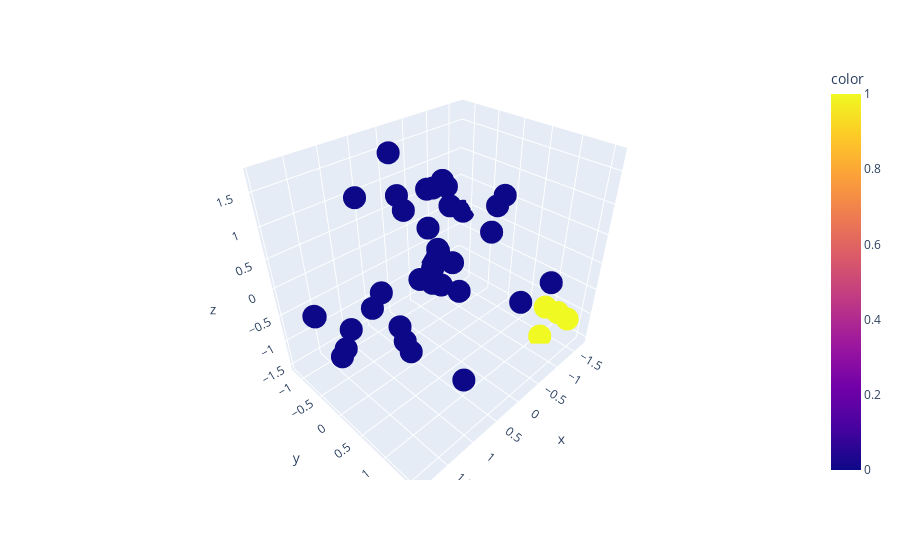

The code cell stored with this chart in its notebook:
### Code cell
px.scatter_3d(x=x_testdf.iloc[:,0],y=x_testdf.iloc[:,1],z=x_testdf.iloc[:,2], color= y_pred, title="Classical Random Forest")

### Figure 1 — Plotly figure (JSON) as saved in the notebook; plotly's stock layout.template omitted (floating-point values rounded to 4 significant figures)
{"data": [{"hovertemplate": "x=%{x}<br>y=%{y}<br>z=%{z}<br>color=%{marker.color}<extra></extra>", "legendgroup": "", "marker": {"color": [0, 0, 0, 0, 0, 0, 0, 0, 0, 0, 0, 1, 0, 0, 0, 0, 0, 1, 0, 0, 0, 0, 1, 1, 0, 0, 0, 0, 0, 0, 0, 0, 0, 0, 0, 0, 0, 0, 0, 0], "coloraxis": "coloraxis", "symbol": "circle"}, "mode": "markers", "name": "", "scene": "scene", "showlegend": false, "type": "scatter3d", "x": [0.3365, -0.1597, 0.6439, 1.808, 0.6419, -0.6935, 1.842, -0.5848, 0.571, 1.114, -0.8186, -1.301, -0.4912, -0.7078, -0.5652, 0.297, 0.2438, -0.9676, 1.752, -0.3205, -0.2277, -1.593, -1.301, -0.9021, 0.1645, 0.1146, -1.702, -0.9747, -0.5975, 0.5872, -1.028, -0.4093, 0.1043, -0.4466, 1.92, 0.6907, 0.5957, -0.2704, 1.131, -0.7492], "y": [-0.618, -0.4149, -0.1158, 0.07392, -0.2245, 0.5924, -0.5906, 0.4825, -0.7281, 0.5766, -1.015, 1.088, -0.9959, -0.8936, 1.579, -0.4129, 0.2331, 1.53, -0.7364, -0.4546, -0.4756, -0.2339, 1.528, 1.347, 0.4282, 0.08493, -1.108, -1.191, -0.3701, -0.9909, -0.5381, 1.232, -0.7825, -0.3833, 0.1412, 1.179, -1.137, -0.1265, -0.8467, -0.7163], "z": [1.72, 1.086, -1.149, -0.3859, -0.9188, 1.157, -0.2023, 0.5688, -0.5673, -0.5729, -1.266, -1.522, -0.9968, -0.8172, 0.2487, 0.9176, 0.5121, -0.5438, -0.357, 1.035, 0.3854, 0.3468, -0.8753, -0.5073, 0.3717, 0.4119, -0.1346, -0.8487, 0.6687, -1.028, -1.305, -0.2, 0.9467, 1.139, -0.4056, -0.9921, 0.962, 1.19, -1.06, -1.109]}], "layout": {"coloraxis": {"colorbar": {"title": {"text": "color"}}, "colorscale": [[0, "#0d0887"], [0.1111, "#46039f"], [0.2222, "#7201a8"], [0.3333, "#9c179e"], [0.4444, "#bd3786"], [0.5556, "#d8576b"], [0.6667, "#ed7953"], [0.7778, "#fb9f3a"], [0.8889, "#fdca26"], [1, "#f0f921"]]}, "legend": {"tracegroupgap": 0}, "margin": {"t": 60}, "scene": {"domain": {"x": [0, 1], "y": [0, 1]}, "xaxis": {"title": {"text": "x"}}, "yaxis": {"title": {"text": "y"}}, "zaxis": {"title": {"text": "z"}}}}}
